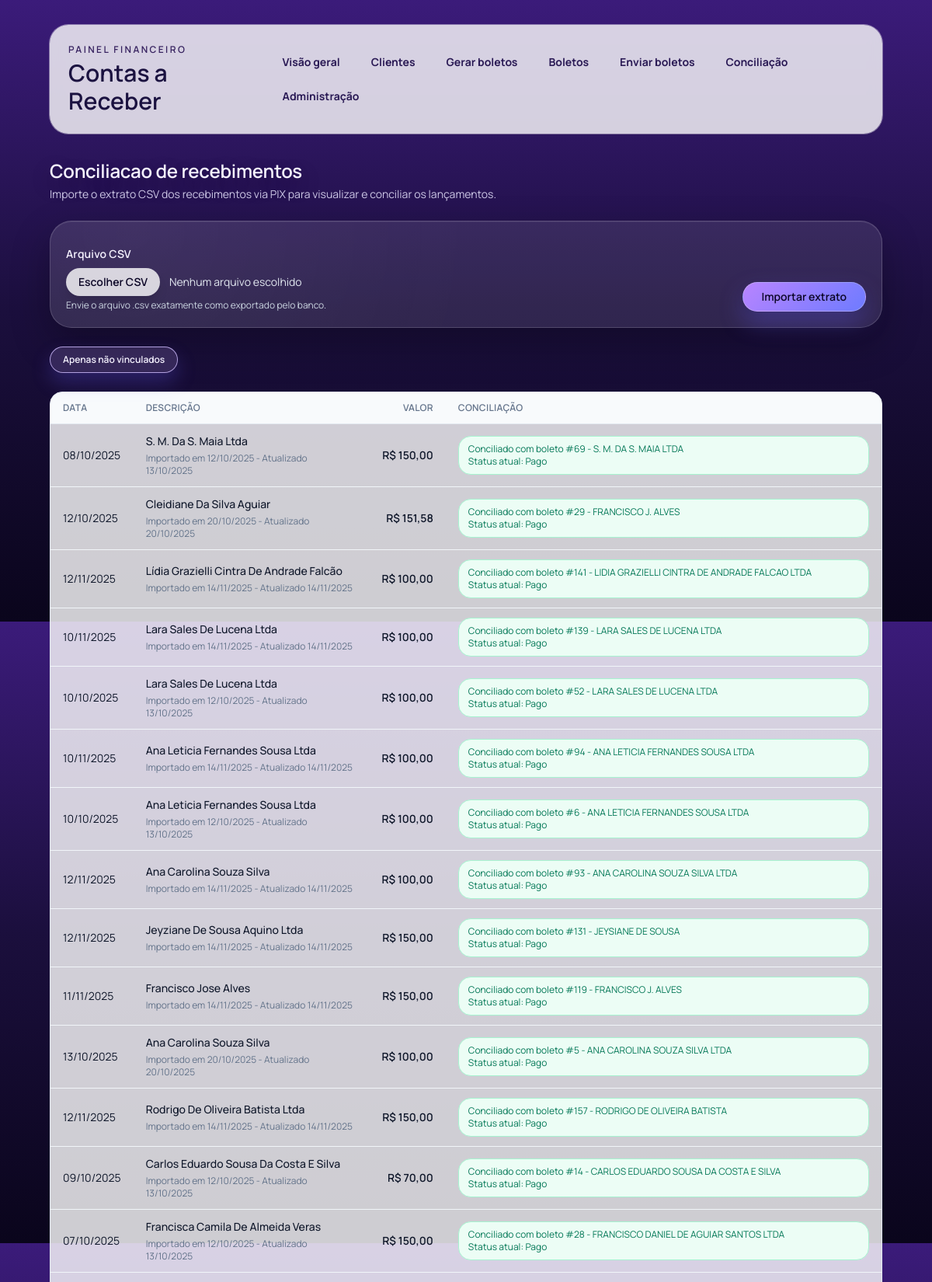
The app's page /conciliacao/ (signed in, upper part) with its own data.
### billing/models.py (models this page shows, shortened)
class ConciliacaoLancamento(models.Model):
    hash_identificador = models.CharField(max_length=128, unique=True)
    data = models.DateField()
    descricao = models.CharField(max_length=255)
    descricao_chave = models.CharField(max_length=255, blank=True, db_index=True)
    valor = models.DecimalField(max_digits=12, decimal_places=2)
    boleto = models.ForeignKey(
        Boleto,
        on_delete=models.SET_NULL,
        related_name="conciliacoes",
        null=True,
        blank=True,
    )
    criado_em = models.DateTimeField(auto_now_add=True)
    atualizado_em = models.DateTimeField(auto_now=True)
    class Meta:
        ordering = ("-data", "-id")

class Boleto(models.Model):
    STATUS_NOVO = "novo"
    STATUS_EMITIDO = "emitido"
    STATUS_PAGO = "pago"
    STATUS_CANCELADO = "cancelado"
    STATUS_ERRO = "erro"
    STATUS_ATRASADO = "atrasado"
    STATUS_CHOICES = [
        (STATUS_NOVO, "Novo"),
        (STATUS_EMITIDO, "Emitido"),
        (STATUS_PAGO, "Pago"),
        (STATUS_CANCELADO, "Cancelado"),
        (STATUS_ERRO, "Erro"),
        (STATUS_ATRASADO, "Atrasado"),
    ]
    FORMA_PAGAMENTO_CHOICES = [
        ("", "Nao informado"),
        ("pix", "PIX"),
        ("dinheiro", "Dinheiro"),
    ]
    WHATSAPP_STATUS_PENDENTE = "pendente"
    WHATSAPP_STATUS_ENVIADO = "enviado"
    WHATSAPP_STATUS_ERRO = "erro"
    WHATSAPP_STATUS_CHOICES = [
        (WHATSAPP_STATUS_PENDENTE, "A enviar"),
        (WHATSAPP_STATUS_ENVIADO, "Enviado"),
        (WHATSAPP_STATUS_ERRO, "Erro"),
    ]
    cliente = models.ForeignKey(Cliente, on_delete=models.CASCADE, related_name='boletos')
    competencia_ano = models.PositiveSmallIntegerField()
    competencia_mes = models.PositiveSmallIntegerField()
    data_vencimento = models.DateField()
    valor = models.DecimalField(max_digits=12, decimal_places=2)
    nosso_numero = models.CharField(max_length=64, blank=True)
    linha_digitavel = models.CharField(max_length=100, blank=True)
    codigo_barras = models.CharField(max_length=100, blank=True)
    tx_id = models.CharField(max_length=100, blank=True)
    codigo_solicitacao = models.CharField(max_length=100, blank=True)
    status = models.CharField(max_length=10, choices=STATUS_CHOICES, default=STATUS_NOVO)
    erro_msg = models.TextField(blank=True)
    pdf = models.FileField(upload_to='boletos/', blank=True, null=True)
    data_pagamento = models.DateField(blank=True, null=True)
    forma_pagamento = models.CharField(
        max_length=20,
        choices=FORMA_PAGAMENTO_CHOICES,
        blank=True,
        default="",
    )
    whatsapp_status = models.CharField(
        max_length=20,
        choices=WHATSAPP_STATUS_CHOICES,
        default=WHATSAPP_STATUS_PENDENTE,
        blank=True,
    )
    whatsapp_status_detail = models.TextField(blank=True)
    whatsapp_status_updated_at = models.DateTimeField(blank=True, null=True)
    criado_em = models.DateTimeField(auto_now_add=True)
    class Meta:
        unique_together = ('cliente', 'competencia_ano', 'competencia_mes')

class Cliente(models.Model):
    valorNominal = models.DecimalField('Valor nominal', max_digits=12, decimal_places=2)
    dataVencimento = models.PositiveSmallIntegerField('Dia do vencimento (1..31)')
    nome = models.CharField('Nome', max_length=200)
    cpfCnpj = models.CharField('CPF/CNPJ', max_length=18)
    ativo = models.BooleanField('Ativo', default=True)
    email = models.EmailField('E-mail', blank=True)
    ddd = models.CharField('DDD', max_length=3, blank=True)
    telefone = models.CharField('Telefone', max_length=20, blank=True)
    endereco = models.CharField('Endereço', max_length=200, blank=True)
    numero = models.CharField('Número', max_length=20, blank=True)
    complemento = models.CharField('Complemento', max_length=100, blank=True)
    bairro = models.CharField('Bairro', max_length=100, blank=True)
    cidade = models.CharField('Cidade', max_length=100, blank=True)
    uf = models.CharField('UF', max_length=2, choices=UF_CHOICES, blank=True)
    cep = models.CharField('CEP', max_length=9, blank=True)

### billing/views.py (the view, shortened to what this page needs)
# urls.py: path("conciliacao/", views.conciliacao, name="conciliacao"),
@login_required
def conciliacao(request):
    pendentes_only = request.GET.get("pendentes") == "1"
    upload_form = ConciliacaoUploadForm()
    novos_ids: Set[int] = set()
    auto_baixas = 0
    boletos_elegiveis = list(
        Boleto.objects.filter(
            status__in=[Boleto.STATUS_EMITIDO, Boleto.STATUS_ATRASADO]
        )
        .select_related("cliente")
        .order_by("cliente__nome", "competencia_ano", "competencia_mes")
    )
    registros_queryset = ConciliacaoLancamento.objects.select_related("boleto", "boleto__cliente")
    if pendentes_only:
        registros_queryset = registros_queryset.filter(boleto__isnull=True)
    registros_queryset = registros_queryset.order_by("-data", "-id")[:200]
    registros_contexto = []
    for lancamento in registros_queryset:
        descricao_normalizada = _normalizar_texto_para_match(lancamento.descricao)
        sugestoes: List[Dict[str, Any]] = []
        for boleto in boletos_elegiveis:
            valor_diff = abs(
                (boleto.valor - lancamento.valor).quantize(Decimal("0.01"), rounding=ROUND_HALF_UP)
            )
            cliente_normalizado = _normalizar_texto_para_match(boleto.cliente.nome)
            similaridade = (
                SequenceMatcher(None, descricao_normalizada, cliente_normalizado).ratio()
                if descricao_normalizada and cliente_normalizado
                else 0.0
            )
            sugestoes.append(
                {
                    "boleto": boleto,
                    "valor_diff": valor_diff,
                    "valor_match": valor_diff == Decimal("0.00"),
                    "similaridade": similaridade,
                    "similaridade_percent": int(round(similaridade * 100)),
                }
            )
        sugestoes.sort(
            key=lambda item: (
                item["valor_diff"],
                -item["similaridade"],
                item["boleto"].id,
            )
        )
        sugestoes = sugestoes[:10]
        melhor_sugestao = sugestoes[0] if sugestoes else None
        melhor_similaridade = melhor_sugestao["similaridade"] if melhor_sugestao else 0.0
        registros_contexto.append(
            {
                "lancamento": lancamento,
                "sugestoes": sugestoes,
                "is_novo": lancamento.id in novos_ids,
                "melhor_sugestao": melhor_sugestao,
                "melhor_similaridade": melhor_similaridade,
            }
        )
    registros_contexto.sort(
        key=lambda item: (
            0 if item["lancamento"].boleto_id is None else 1,
            -item["melhor_similaridade"],
            -item["lancamento"].data.toordinal(),
            -item["lancamento"].id,
        )
    )
    pendentes_total = ConciliacaoLancamento.objects.filter(boleto__isnull=True).count()
    return render(
        request,
        "billing/conciliacao.html",
        {
            "upload_form": upload_form,
            "registros": registros_contexto,
            "boletos_disponiveis": boletos_elegiveis,
            "boletos_total": len(boletos_elegiveis),
            "auto_baixas": auto_baixas,
            "pendentes_total": pendentes_total,
            "pendentes_only": pendentes_only,
        },
    )

### templates/billing/conciliacao.html (shortened to what this page needs)
{% extends "base.html" %}
{% load humanize formatters %}
{% block content %}
  <div class="space-y-6">
    <div class="space-y-1">
      <h2 class="page-title text-2xl font-semibold">Conciliacao de recebimentos</h2>
      <p class="page-subtitle text-sm">
        Importe o extrato CSV dos recebimentos via PIX para visualizar e conciliar os lançamentos.
      </p>
    </div>
    <form method="post" enctype="multipart/form-data" class="filter-panel space-y-3 p-4 sm:p-5">
      <div class="flex items-center justify-between gap-4 flex-col sm:flex-row sm:items-end">
        <div class="flex-1">
          <label class="block text-sm font-semibold text-slate-100" for="{{ upload_form.arquivo.id_for_label }}">Arquivo CSV</label>
          <div class="mt-2 flex flex-col gap-2">
            <div class="flex flex-wrap items-center gap-3">
              <button
                type="button"
                id="trigger-upload"
                class="inline-flex items-center justify-center rounded-full bg-white/80 px-4 py-2 text-sm font-semibold text-[#0b0626] shadow-lg shadow-black/10 transition hover:translate-y-[-1px]"
              >
                Escolher CSV
              </button>
              <span id="upload-filename" class="text-sm text-slate-200">Nenhum arquivo escolhido</span>
            </div>
          </div>
          {% if upload_form.arquivo.errors %}
            <p class="mt-1 text-xs text-rose-600">{{ upload_form.arquivo.errors|striptags }}</p>
          {% else %}
            <p class="mt-1 text-xs text-slate-300">Envie o arquivo .csv exatamente como exportado pelo banco.</p>
          {% endif %}
        </div>
        <button
          type="submit"
          class="inline-flex items-center justify-center rounded-full bg-brand-600 px-6 py-2 text-sm font-semibold text-[#0b0626] shadow-lg shadow-indigo-900/30 ring-1 ring-white/30 transition hover:translate-y-[-1px]"
        >
          Importar extrato
        </button>
      </div>
    </form>
    <div class="flex flex-wrap items-center justify-between gap-3">
      <div class="flex flex-wrap gap-2">
        {% if pendentes_only %}
          <a
            class="inline-flex items-center justify-center rounded-full border border-slate-200 px-4 py-2 text-xs font-semibold text-slate-600 shadow-sm transition hover:border-brand-300 hover:text-brand-700"
            href="{% url 'conciliacao' %}"
          >
            Mostrar todos
          </a>
        {% else %}
          <a
            class="inline-flex items-center justify-center rounded-full border border-brand-200 bg-brand-50 px-4 py-2 text-xs font-semibold text-brand-700 shadow-sm transition hover:border-brand-300"
            href="{% url 'conciliacao' %}?pendentes=1"
          >
            Apenas não vinculados
          </a>
        {% endif %}
      </div>
    </div>
    {% if registros %}
      <div class="overflow-x-auto rounded-2xl border border-slate-200 bg-white/80 shadow-sm">
        <table class="min-w-full divide-y divide-slate-200 text-sm text-slate-700">
          <thead class="bg-slate-50 text-xs uppercase tracking-wide text-slate-500">
            <tr>
              <th scope="col" class="px-4 py-3 text-left font-semibold">Data</th>
              <th scope="col" class="px-4 py-3 text-left font-semibold">Descrição</th>
              <th scope="col" class="px-4 py-3 text-right font-semibold">Valor</th>
              <th scope="col" class="px-4 py-3 text-left font-semibold">Conciliação</th>
            </tr>
          </thead>
          <tbody class="divide-y divide-slate-100">
            {% for item in registros %}
              {% with registro=item.lancamento %}
                <tr class="transition hover:bg-slate-50 {% if item.is_novo %}bg-brand-50/40{% endif %}">
                  <td class="px-4 py-3 text-slate-900">{{ registro.data|date:"d/m/Y" }}</td>
                  <td class="px-4 py-3">
                    <div class="flex flex-wrap items-center gap-2">
                      <span class="font-medium text-slate-900">{{ registro.descricao }}</span>
                    </div>
                    {% if registro.boleto %}
                      <p class="mt-1 text-xs text-slate-500">
                        Importado em {{ registro.criado_em|date:"d/m/Y" }} - Atualizado {{ registro.atualizado_em|date:"d/m/Y" }}
                      </p>
                    {% endif %}
                  </td>
                  <td class="px-4 py-3 text-right font-semibold text-slate-900">R$ {{ registro.valor|currency_br }}</td>
                  <td class="px-4 py-3">
                    {% if registro.boleto %}
                      <div class="rounded-2xl border border-emerald-200 bg-emerald-50 px-3 py-2 text-xs text-emerald-700">
                        Conciliado com boleto #{{ registro.boleto.id }} - {{ registro.boleto.cliente.nome }}
                        <br>
                        Status atual: {{ registro.boleto.get_status_display }}
                      </div>
                    {% else %}
                      <p class="text-xs text-slate-500">Não há boletos emitidos ou atrasados disponíveis para conciliação.</p>
                    {% endif %}
                  </td>
                </tr>
              {% endwith %}
            {% endfor %}
          </tbody>
        </table>
      </div>
    {% else %}
      {% if pendentes_only %}
        <p class="page-subtitle text-sm">Nenhum lançamento pendente encontrado.</p>
      {% else %}
        <p class="page-subtitle text-sm">Ainda não há lançamentos conciliados. Importe um extrato para iniciar.</p>
      {% endif %}
    {% endif %}
  </div>
{% endblock %}

### templates/base.html (shortened to what this page needs)
<!doctype html>
<html lang="pt-br">
  <head>
    <script src="https://cdn.tailwindcss.com?plugins=forms,typography"></script>
  </head>
  <body class="min-h-screen bg-gradient-to-b from-[#3b1b7a] via-[#1b0f3d] to-[#0a051c] text-slate-100 antialiased py-8">
    <div class="mx-auto flex min-h-screen max-w-6xl flex-col px-6 pb-10 lg:px-10">
      <header class="rounded-3xl bg-white/80 p-6 shadow-sm ring-1 ring-white/40 backdrop-blur">
        <nav class="flex flex-col gap-6 sm:flex-row sm:items-center sm:justify-between">
          <div>
            <p class="text-xs font-semibold uppercase tracking-[0.2em] text-[#36225f]">Painel Financeiro</p>
            <h1 class="mt-1 text-3xl font-semibold text-[#1b1240]">Contas a Receber</h1>
          </div>
          <div class="flex flex-wrap gap-2 text-sm font-semibold text-[#27164f] main-nav">
            <a class="rounded-full px-4 py-2 transition hover:bg-brand-100 hover:text-brand-700" href="/dashboard/">Visão geral</a>
            <a class="rounded-full px-4 py-2 transition hover:bg-brand-100 hover:text-brand-700" href="/clientes/">Clientes</a>
            <a class="rounded-full px-4 py-2 transition hover:bg-brand-100 hover:text-brand-700" href="/gerar/">Gerar boletos</a>
            <a class="rounded-full px-4 py-2 transition hover:bg-brand-100 hover:text-brand-700" href="/boletos/">Boletos</a>
            <a class="rounded-full px-4 py-2 transition hover:bg-brand-100 hover:text-brand-700" href="/enviaboleto/">Enviar boletos</a>
            <a class="rounded-full px-4 py-2 transition hover:bg-brand-100 hover:text-brand-700" href="/conciliacao/">Conciliação</a>
            <a class="rounded-full px-4 py-2 transition hover:bg-brand-100 hover:text-brand-700" href="/admin/" target="_blank" rel="noreferrer">Administração</a>
          </div>
        </nav>
      </header>
      <main class="mt-8 flex-1">
        <section class="space-y-8">
          {% block content %}{% endblock %}
        </section>
      </main>
    </div>
  </body>
</html>

### records on screen
ConciliacaoLancamento: lancamento.data "08/10/2025", lancamento.descricao "S. M. Da S. Maia Ltda", lancamento.criado_em "12/10/2025", lancamento.atualizado_em "13/10/2025", lancamento.valor "150,00", lancamento.boleto.id "69", lancamento.boleto.cliente.nome "S. M. DA S. MAIA LTDA", lancamento.boleto.status "Pago"
ConciliacaoLancamento: lancamento.data "12/10/2025", lancamento.descricao "Cleidiane Da Silva Aguiar", lancamento.criado_em "20/10/2025", lancamento.atualizado_em "20/10/2025", lancamento.valor "151,58", lancamento.boleto.id "29", lancamento.boleto.cliente.nome "FRANCISCO J. ALVES", lancamento.boleto.status "Pago"
ConciliacaoLancamento: lancamento.data "12/11/2025", lancamento.descricao "Lídia Grazielli Cintra De Andrade Falcão", lancamento.criado_em "14/11/2025", lancamento.atualizado_em "14/11/2025", lancamento.valor "100,00", lancamento.boleto.id "141", lancamento.boleto.cliente.nome "LIDIA GRAZIELLI CINTRA DE ANDRADE FALCAO LTDA", lancamento.boleto.status "Pago"
ConciliacaoLancamento: lancamento.data "10/11/2025", lancamento.descricao "Lara Sales De Lucena Ltda", lancamento.criado_em "14/11/2025", lancamento.atualizado_em "14/11/2025", lancamento.valor "100,00", lancamento.boleto.id "139", lancamento.boleto.cliente.nome "LARA SALES DE LUCENA LTDA", lancamento.boleto.status "Pago"
ConciliacaoLancamento: lancamento.data "10/10/2025", lancamento.descricao "Lara Sales De Lucena Ltda", lancamento.criado_em "12/10/2025", lancamento.atualizado_em "13/10/2025", lancamento.valor "100,00", lancamento.boleto.id "52", lancamento.boleto.cliente.nome "LARA SALES DE LUCENA LTDA", lancamento.boleto.status "Pago"
ConciliacaoLancamento: lancamento.data "10/11/2025", lancamento.descricao "Ana Leticia Fernandes Sousa Ltda", lancamento.criado_em "14/11/2025", lancamento.atualizado_em "14/11/2025", lancamento.valor "100,00", lancamento.boleto.id "94", lancamento.boleto.cliente.nome "ANA LETICIA FERNANDES SOUSA LTDA", lancamento.boleto.status "Pago"
ConciliacaoLancamento: lancamento.data "10/10/2025", lancamento.descricao "Ana Leticia Fernandes Sousa Ltda", lancamento.criado_em "12/10/2025", lancamento.atualizado_em "13/10/2025", lancamento.valor "100,00", lancamento.boleto.id "6", lancamento.boleto.cliente.nome "ANA LETICIA FERNANDES SOUSA LTDA", lancamento.boleto.status "Pago"
ConciliacaoLancamento: lancamento.data "12/11/2025", lancamento.descricao "Ana Carolina Souza Silva", lancamento.criado_em "14/11/2025", lancamento.atualizado_em "14/11/2025", lancamento.valor "100,00", lancamento.boleto.id "93", lancamento.boleto.cliente.nome "ANA CAROLINA SOUZA SILVA LTDA", lancamento.boleto.status "Pago"
ConciliacaoLancamento: lancamento.data "12/11/2025", lancamento.descricao "Jeyziane De Sousa Aquino Ltda", lancamento.criado_em "14/11/2025", lancamento.atualizado_em "14/11/2025", lancamento.valor "150,00", lancamento.boleto.id "131", lancamento.boleto.cliente.nome "JEYSIANE DE SOUSA", lancamento.boleto.status "Pago"
ConciliacaoLancamento: lancamento.data "11/11/2025", lancamento.descricao "Francisco Jose Alves", lancamento.criado_em "14/11/2025", lancamento.atualizado_em "14/11/2025", lancamento.valor "150,00", lancamento.boleto.id "119", lancamento.boleto.cliente.nome "FRANCISCO J. ALVES", lancamento.boleto.status "Pago"
ConciliacaoLancamento: lancamento.data "13/10/2025", lancamento.descricao "Ana Carolina Souza Silva", lancamento.criado_em "20/10/2025", lancamento.atualizado_em "20/10/2025", lancamento.valor "100,00", lancamento.boleto.id "5", lancamento.boleto.cliente.nome "ANA CAROLINA SOUZA SILVA LTDA", lancamento.boleto.status "Pago"
ConciliacaoLancamento: lancamento.data "12/11/2025", lancamento.descricao "Rodrigo De Oliveira Batista Ltda", lancamento.criado_em "14/11/2025", lancamento.atualizado_em "14/11/2025", lancamento.valor "150,00", lancamento.boleto.id "157", lancamento.boleto.cliente.nome "RODRIGO DE OLIVEIRA BATISTA", lancamento.boleto.status "Pago"
ConciliacaoLancamento: lancamento.data "09/10/2025", lancamento.descricao "Carlos Eduardo Sousa Da Costa E Silva", lancamento.criado_em "12/10/2025", lancamento.atualizado_em "13/10/2025", lancamento.valor "70,00", lancamento.boleto.id "14", lancamento.boleto.cliente.nome "CARLOS EDUARDO SOUSA DA COSTA E SILVA", lancamento.boleto.status "Pago"
ConciliacaoLancamento: lancamento.data "07/10/2025", lancamento.descricao "Francisca Camila De Almeida Veras", lancamento.criado_em "12/10/2025", lancamento.atualizado_em "13/10/2025", lancamento.valor "150,00", lancamento.boleto.id "28", lancamento.boleto.cliente.nome "FRANCISCO DANIEL DE AGUIAR SANTOS LTDA", lancamento.boleto.status "Pago"
